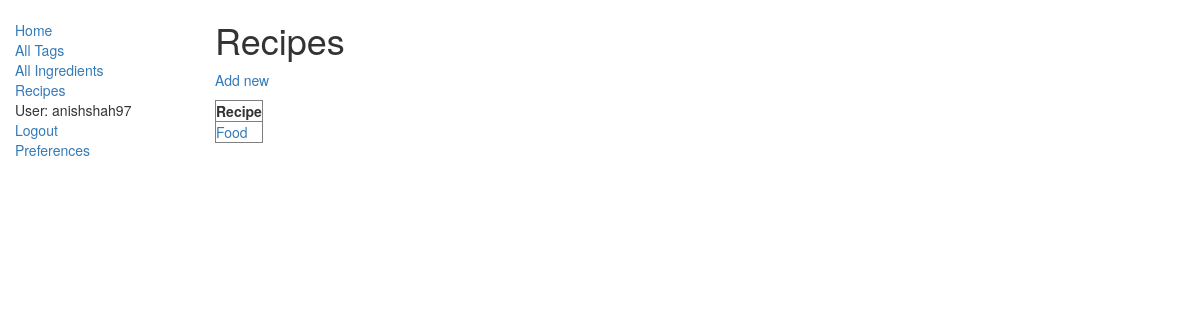
The page /dashboard/recipes (signed in) on the database as committed earlier.
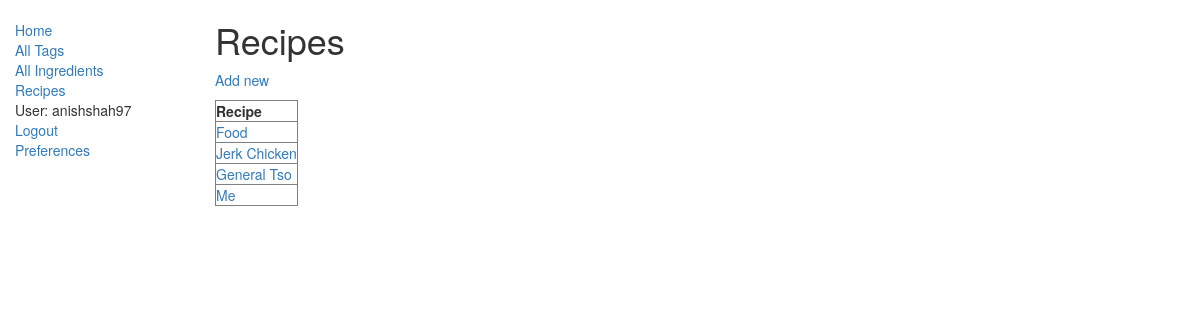
The same page on the database as committed later.
### dashboard/models.py (models this page shows, shortened)
class Recipe(models.Model):
	recipe_id = models.AutoField(primary_key=True)
	recipe_name = models.CharField(max_length=50)
	calories = models.IntegerField()
	servings = models.IntegerField()
	fat = models.IntegerField()
	carb = models.IntegerField()
	protein = models.IntegerField()
	ingredients = models.ManyToManyField(Ingredient)
	tags = models.ManyToManyField(Tag)

### dashboard/views.py (the view)
# urls.py: url(r'recipes', views.RecipeView, name='recipes'),
@login_required
def RecipeView(request):
    recipes = Recipe.objects.all()
    return render(request, 'recipes.html', {'recipes': recipes})

### dashboard/templates/recipes.html
{% extends "base_generic.html" %}
{% block content %}
  <body>
    <h1>Recipes</h1>
    <p><a href="{% url 'add_recipe' %}">Add new</a><br></p>
    <table border="1">
      <thead>
        <tr>
          <th>Recipe</th>
        </tr>
      </thead>
      <tbody>
        {% for recipe in recipes %}
          <tr>
            <td>
              <a href="{% url 'recipe' recipe.pk %}">{{recipe.recipe_name}}<br>
            </td>
          </tr>
        {% endfor %}
      </tbody>
    </table>
  </body>
{% endblock %}

Rows that differ between the two databases and show on the page:
added Recipe: recipe_name "Jerk Chicken"
added Recipe: recipe_name "General Tso"
added Recipe: recipe_name "Me"
